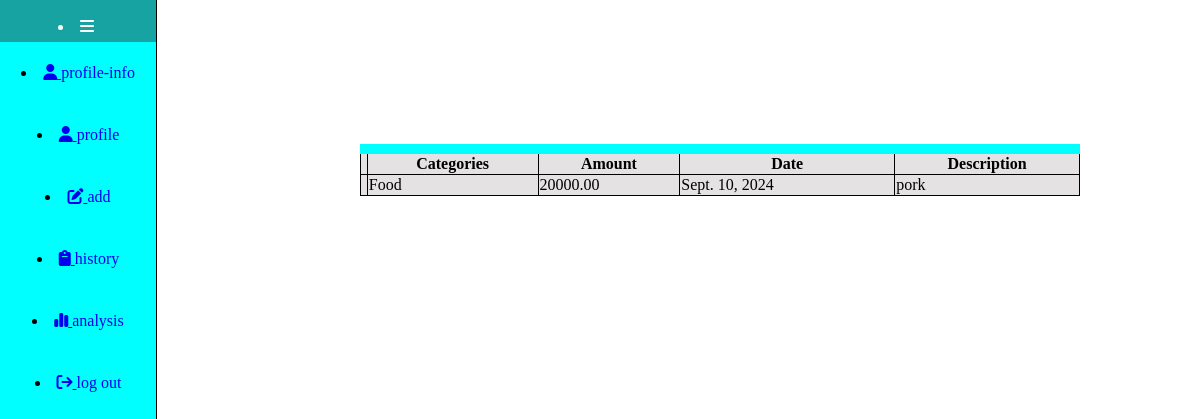
The app's page /expensehistory/ (signed in), older data.
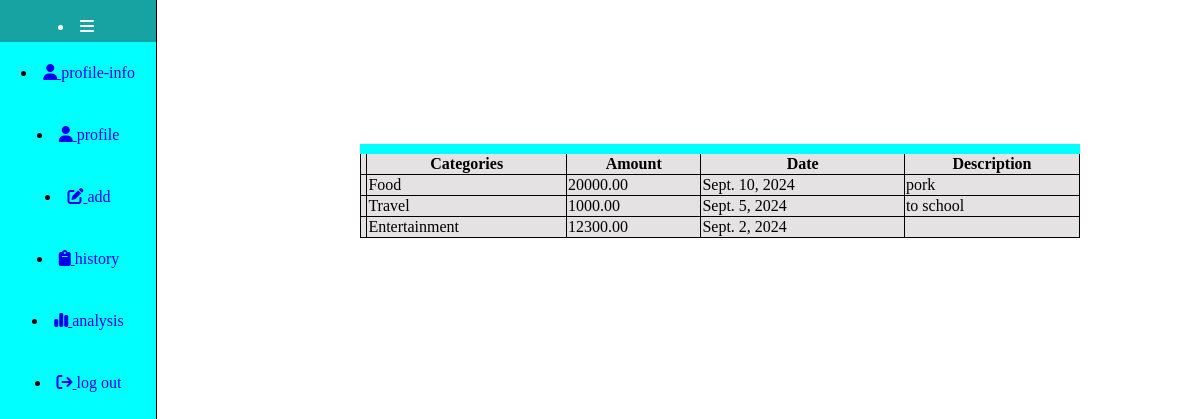
The same page, newer data.
### small_app/models.py (models this page shows, shortened)
class Expense(models.Model):
    user = models.ForeignKey(User, on_delete=models.CASCADE, null=True)
    date = models.DateField()
    category = models.CharField(max_length=50)
    amount = models.DecimalField(max_digits=10, decimal_places=2)
    description = models.TextField()

### small_app/views.py (the view)
# urls.py: path('expensehistory/', views.expenseHistory, name='expense-history'),
@login_required
def expenseHistory(request):
    username = request.user.username
    user_expenses = Expense.objects.filter(user=request.user)
    return render(request, 'expensetable.html', {'expenses': user_expenses})

### small_app/templates/expensetable.html (shortened to what this page needs)
{% load static %}
<!DOCTYPE html>
<html lang="en">
<head>
    <link rel="stylesheet" href="{% static 'CSS/expensetable.css' %}">
</head>
<body>
    {% include 'nav.html' %}
    <div id="tablebox">
        <table id="table">
            <tr>
                <th></th>
                <th>Categories</th>
                <th>Amount</th>
                <th>Date</th>
                <th>Description</th>
            </tr>
            {% for expense in expenses %}
            <tr>
                <td></td>
                <td>{{ expense.category }}</td>
                <td>{{ expense.amount }}</td>
                <td>{{ expense.date }}</td>
                <td>{{ expense.description }}</td>
            </tr>
            {% empty %}
            <tr>
                <td colspan="4">No expenses found for this user.</td>
            </tr>
            {% endfor %}
        </table>
    </div>
</body>
</html>

Row changes from the older to the newer data that the page shows:
added Expense: category "Travel", amount "1000.00", date "Sept. 5, 2024", description "to school"
added Expense: category "Entertainment", amount "12300.00", date "Sept. 2, 2024"
